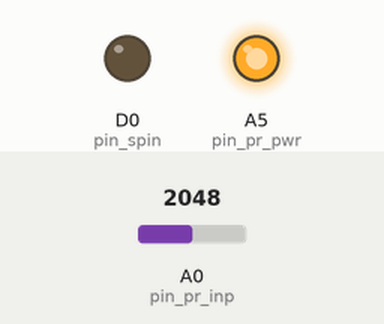
Recording of a sketch running on a simulated Particle Photon. On the bench: output pins drawn as LEDs (lit = HIGH). The inputs (shaded band) are chosen by the test bench; at power-on: A0 (pin_pr_inp) = 2048. Random numbers use the default seed unless the sketch sets one.

Above: at 1.3 s.
1.4 s: A0 (pin_pr_inp) set to 2120
At 1.9 s:
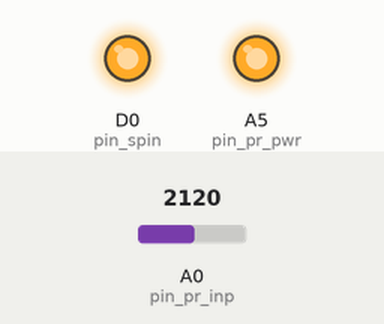
4.4 s: A0 (pin_pr_inp) set to 2047
5.9 s: A0 (pin_pr_inp) set to 2866
At 9.4 s:
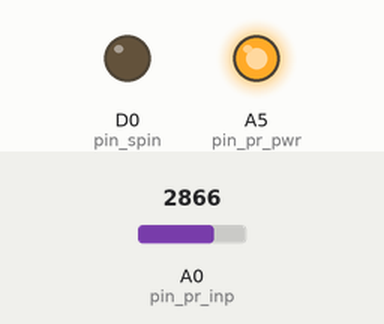
Timing chart, 0 to 14.4 s (numbered marks = the images above; inputs shaded):
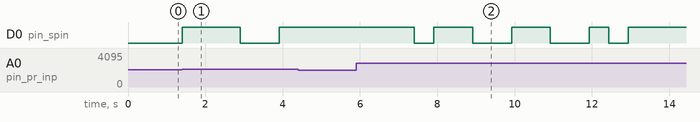

Measured:
- the behaviour switches between 2048 and 2049 on A0 (pin_pr_inp) (found by bisection; images 0 and 1)
- after the input at 1.4 s, D0 (pin_spin): LOW → HIGH at once, → LOW 1.5 s later, → HIGH 1.0 s later
- after the input at 4.4 s, every drawn part: stays the same
- after the input at 5.9 s, D0 (pin_spin): HIGH → LOW after 1.5 s, → HIGH 0.50 s later, → LOW 1.0 s later, → HIGH 1.0 s later, … (8 changes in this stretch)

The sketch:

main.ino
```cpp
#include "util.h"
#include <stddef.h>
#include <limits.h>

#define universeDecayRate 500
#define sexualDeprivation 60000

/* Hello, future blackcap here.

   Yes- I absolutely did that on purpose!

   The sole purpose of having those variables is
   so that the first thing teach reads is
   "universeDecayRate" and "sexualDeprivation".
*/

constexpr int pin_spin   = D0;
constexpr int pin_pr_inp = A0;
constexpr int pin_pr_pwr = A5;

unsigned darkness, tolerance;


// turing machine used to generate undecidability
ID<unsigned short> undecidability { 1024 };

void stepUndec (unsigned short sample)
{
  undecidability.step (sample % 2);
  if (undecidability.isHalt()) exit (EXIT_SUCCESS); // Actually causes the particle to reboot
}

// We expose this through a particle function
unsigned short getEntropy (String)
{
  unsigned short ret = undecidability.mem[0];
  for (int i = 1; i < undecidability.size; i++)
    ret ^= undecidability.mem[i];
  return ret;
}


/* Hi- future cap' again!

   So here's the setup:

   We have this photon chip, with a photoresistor and a singular LED hooked up to it-
   which I imagine that the user now places in a box.

   While in the box, the state of the LED is undefined- IE: in a superposition-
   but the moment he opens the box we have to decide on a state.

   Up next I implement a dating hub for finding a partner (that's the entanglement),
   and if either chip is observed (IE: we open the box), the other
   has to pick the opposite state.

   The code is perfectly boring so skip it if you'd like.
*/


// We may or may not be entangled to another photon
char * entangled = nullptr;
char myName [16];

// There is an entanglement hub where photons can request entanglement.
// Unless we are already entangled, bite!
void entangleHub (const char *, const char * who)
{
  if (entangled != nullptr) return;
  Particle.publish ("Quantum_Entanglement_" + String(who), myName, PUBLIC);
}

// Oh la-la, she's into us!
void entanglePrivate (const char *, const char * who)
{
  if (entangled != nullptr) return;
  int len = strlen(who);

  entangled = new char[len];
  memcpy (entangled, who, len);

  Particle.publish ("Quantum_Entanglement_" + String(entangled), myName, PUBLIC);
}


// A spin that could be in a superposition
long timeSpinUpdated = LONG_MIN;
bool * spin = nullptr;

void onSpinUpdated ()
{
  if (spin == nullptr) return;
  digitalWrite (pin_spin, *spin);
  timeSpinUpdated = millis ();
}

// We're caught!
void onObserve ()
{
  if (spin != nullptr) return;
  spin = new bool;
  *spin = rand() % 2;
  onSpinUpdated();

  if (entangled == nullptr) return;

  char msg[17];
  memcpy(msg+1, myName, 16);
  msg[0] = !spin ? '1' : '0';

  Particle.publish ("Quantum_Entanglement_Collapse_" + String(entangled), msg, PUBLIC);
}

// Partner caught :(
void entagledCollapsed (const char *, const char * msg)
{
  if (entangled == nullptr) return;
  if (spin != nullptr) return;
  if (strcmp(msg+1, entangled) != 0) return;

  spin  = new bool;
  *spin = msg[0] == '1';
  onSpinUpdated();
}

// Find a partner
long lastMingle = -1;
void mingle ()
{
  if (entangled != nullptr) return;
  if (spin      != nullptr) return;

  long now = millis ();

  if (now - lastMingle < sexualDeprivation) return;

  lastMingle = now;
  Particle.publish ("Quantum_Entanglement", myName, PUBLIC);
}


void setup ()
{
  pinMode      (pin_spin,   OUTPUT);
  pinMode      (pin_pr_inp, INPUT);
  pinMode      (pin_pr_pwr, OUTPUT);
  digitalWrite (pin_pr_pwr, HIGH);
  /* digitalWrite (pin_spin, HIGH); */


  // Calibrate photoresistor. We assume that it is dark
  {
    #define NUM_SAMPLES 100

    unsigned short min = USHRT_MAX;
    unsigned short max = 0;
    long sum = 0;


    for (int i = 0; i < NUM_SAMPLES; i++) {
      unsigned short s = analogRead (pin_pr_inp);
      min = min < s ? min : s;
      max = max > s ? max : s;
      sum += s;
      delay (1);
    }

    unsigned short avg = sum / NUM_SAMPLES;

    tolerance  = (unsigned) (max - min) / 2;
    darkness   = (unsigned) avg;
    /* darkness   = (unsigned) min; */
    /* tolerance  = tolerance/10; */
    /* tolerance += (tolerance * 10)/9; // allow 10% deviation */
  }

  // Quantum entanglement
  {
    for (int i = 0; i < 15; i++)
      myName[i] = 'a' + (rand() % 26);
    myName[15] = 0;

    Particle.subscribe ("Quantum_Entanglement_" + String(myName), entanglePrivate);
    Particle.subscribe ("Quantum_Entanglement_Collapse_" + String(myName), entagledCollapsed);
    Particle.subscribe ("Quantum_Entanglement", entangleHub);
  }

  Particle.function("entropy", getEntropy);
}


void loop ()
{
  unsigned short sample = analogRead (pin_pr_inp);

  // The photoresistor reading should be somewhat random, so we can
  // treat this as our program.
  stepUndec (sample);

  // If we are capable of super computation, just run this to completion.
  // "But you are not resampeling!", you might say. We are in a black hole remember? There is no light!
  while (Super::check())
    stepUndec (sample);

  // Are we being observed?
  if (sample > darkness + tolerance)
    onObserve ();

  mingle ();

  // They probably forgot our spin already- let's enter a super position-
  // let's raise the entropy of the universe, one bit at a time! Muahahaha!
  if (spin != nullptr && millis() - timeSpinUpdated > universeDecayRate) {
    delete spin;
    spin = nullptr;
  }

  /* FUTURE:

     This is just to make our project slightly more interesting.

     If not for that check, once we have decided a state we're stuck-
     that's our state for the rest of ethernity now.

     Now instead whenever you look at the photon, the LED might be
     be on, or it might be off, and the decicion is made the
     moment you look.
  */
}
```

util.h
```cpp
#ifndef UTIL_H
#define UTIL_H


// Check wether we are capable of super computation
namespace Super
{
  typedef void* (*funPtr) ();
  funPtr rec () { return (funPtr) rec; }
  funPtr next = (funPtr) rec;

  bool check ()
  {
    next = (funPtr) next ();
    return next == nullptr;
  }
};


// Some turing tarpit named I/D
// https://esolangs.org/wiki/I/D_machine
template <class I>
struct ID
{
  I   size;
  I * mem;
  I * ptr;

  ID (I size) : size {size}
  {
    ptr = mem = new I[size]();
  }

  ~ID () { delete mem; }


  // Process a single bit of input
  inline
  void step (const bool op)
  {
    if (op)
      ptr = mem + (*ptr % size);
    else
      ++*ptr;
  }

  // Arbitrary halting condition
  inline bool isHalt () const
  {
    return mem[0] == 2
        && mem[1] == 3
        && mem[2] == 5
        && mem[3] == 7
        && mem[4] == 11
        && mem[5] == 13
        && mem[6] == 17
        && mem[7] == 23
        && mem[8] == 27
        && mem[9] == 31
         ;
  }
};


#endif // ifndef UTIL_H
```
